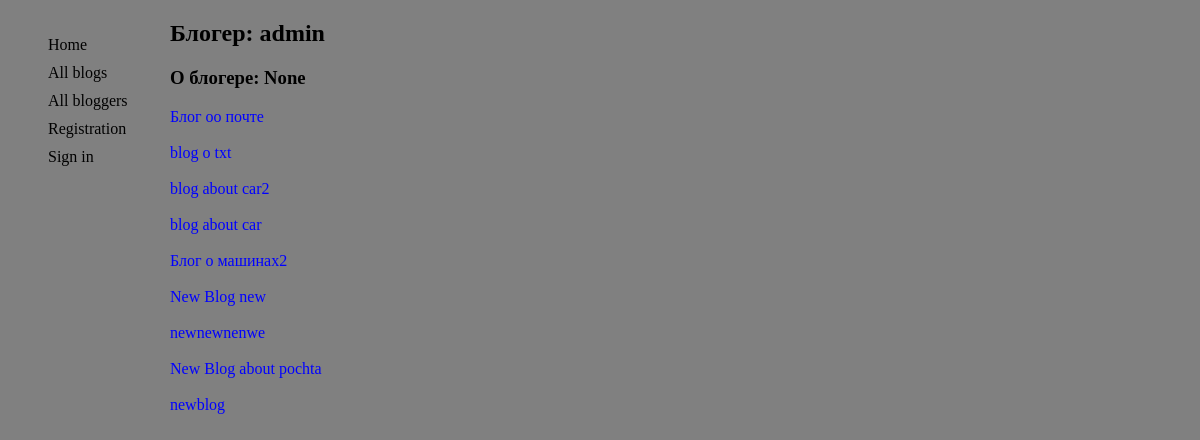
/blogers/admin, run on the app's committed database.
### blog/models.py (models this page shows, shortened)
class Bloger(models.Model):
    pseudonym = models.OneToOneField(User,on_delete=models.CASCADE, unique=True, verbose_name='псевдоним')
    slug = models.SlugField(max_length=50, db_index=True, verbose_name='слаг')
    first_name = models.CharField(max_length=50, verbose_name='имя блогера')
    last_name = models.CharField(max_length=50, verbose_name='фамилия блогера')
    bio = models.TextField(max_length=200,verbose_name='инфо о блогере',null=True)
    age = models.IntegerField(verbose_name='Возраст',null=True)
    is_published = models.BooleanField(default=True, verbose_name='статус блогера')
    def __str__(self):
        return self.pseudonym.username
    class Meta():
        ordering = ('id',)
        verbose_name = 'блогер'
        verbose_name_plural = 'блогеры'

class Blog(models.Model):
    title = models.CharField(max_length=50, verbose_name='название блога')
    slug = models.SlugField(max_length=50, unique=True, db_index=True, verbose_name='слаг')
    discription = models.TextField(blank=True, verbose_name='описание блога')
    image = models.ImageField(upload_to="photos/%Y/%m/%d/", blank=True, null=True, verbose_name='картинка')
    date_created = models.DateTimeField(auto_now_add=True, verbose_name='дата создания')
    is_published = models.BooleanField(default=False, verbose_name='статус публикации')
    author = models.ForeignKey(Bloger, on_delete=models.CASCADE, verbose_name='автор блога')
    def __str__(self):
        return self.title
    class Meta():
        ordering = ('-date_created', 'title')
        verbose_name = 'блог'
        verbose_name_plural = 'блоги'

### blog/views.py (the view)
# urls.py: path('blogers/<slug:slug>', BlogerView.as_view(), name='blogerview'),
class BlogerView(DataMixin, ListView):
    model = Bloger
    template_name = 'blog/bloggerview.html'
    context_object_name = 'blogger'
    def get_context_data(self, **kwargs):
        context = super().get_context_data(**kwargs)
        cont = self.get_user_context(title=Bloger.objects.get(slug=self.kwargs['slug']),
                                     blogger=Blog.objects.filter(author__slug=self.kwargs['slug']))
        return dict(list(context.items()) + list(cont.items()))

### blog/mixin.py (called while the page is built)
    def get_user_context(self, **kwargs):
        context = kwargs
        context['menu'] = menu
        return context

### templates/blog/bloggerview.html
{% extends 'blog/layout.html' %}
{% block content %}
<ul class="main">
    <li><h2>Блогер: {{title}}</h2></li>
    <li><h3>О блогере: {{ title.bio }}</h3></li>
    <li>{% for b in blogger %}
        <a href="{% url 'show_blog' b.slug %}">{{ b }}</a><br><br>
    {% endfor %}</li>
</ul>
{% endblock content %}

### static/css/style.css (style rules this page uses)
body { background-color: grey; width: 90% }
.main li { list-style-type: none; }
.main li a ,.enter { text-decoration: none; color: blue; }

### data on the page
Bloger: pseudonym.username "admin", bio "None"
Blog: title "Блог оо почте"
Blog: title "blog o txt"
Blog: title "blog about car2"
Blog: title "blog about car"
Blog: title "Блог о машинах2"
Blog: title "New Blog new"
Blog: title "newnewnenwe"
Blog: title "New Blog about pochta"
Blog: title "newblog"

### other printed values
{{ m.title }} "Home" "All blogs" "All bloggers"
